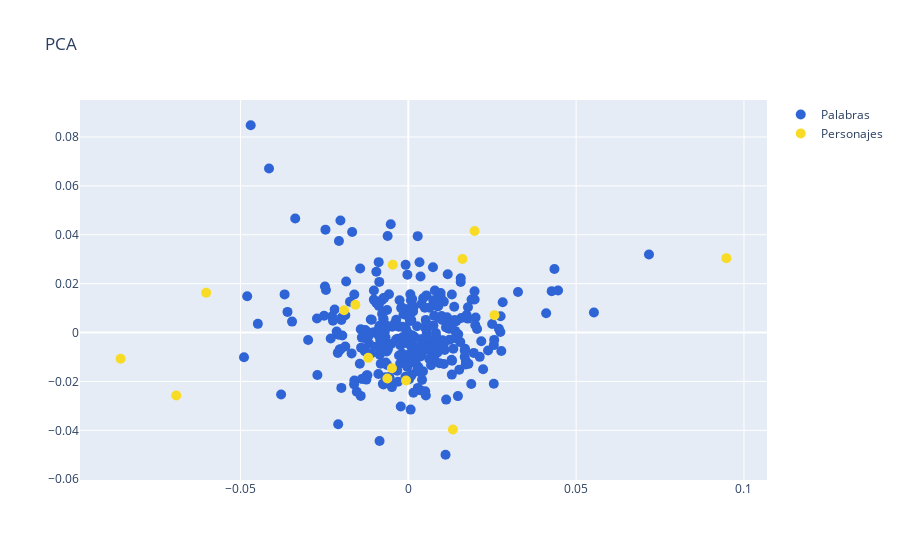

The cell this chart's notebook holds for it:
### Code cell
pca = PCA(n_components=2)

result = pca.fit_transform(matrix)
result = pd.DataFrame(result)
result.columns = ['X', 'Y']
result['Palabra'] = matrix.index.values
personajes = pre_procesado(data.Personaje.str.cat(sep=" "))
result['Color'] = result['Palabra'].apply(lambda val: "#f8db27" if val in personajes else "#2f64d6")


trace_palabras = go.Scatter(x=result[result['Color']=='#2f64d6']['X'].values,
                               y=result[result['Color']=='#2f64d6']['Y'].values,
                               text=result[result['Color']=='#2f64d6']['Palabra'].values,
                               mode='markers',
                               marker={'color': result[result['Color']=='#2f64d6']['Color'].values, 'size':10},
                               name='Palabras') 

trace_personajes = go.Scatter(x=result[result['Color']=='#f8db27']['X'].values,
                               y=result[result['Color']=='#f8db27']['Y'].values,
                               text=result[result['Color']=='#f8db27']['Palabra'].values,
                               mode='markers',
                               marker={'color': result[result['Color']=='#f8db27']['Color'].values, 'size':10},
                               name='Personajes') 

layout = go.Layout(title="PCA")

fig = go.Figure(data=[trace_palabras,trace_personajes], layout=layout)
iplot(fig)

### Figure 1 — Plotly figure (JSON) as saved in the notebook; plotly's stock layout.template omitted (floating-point values rounded to 4 significant figures; data arrays with more than 128 entries replaced by an {"elided": "..."} marker saying what was removed)
{"data": [{"marker": {"color": {"elided": "322 str values"}, "size": 10}, "mode": "markers", "name": "Palabras", "text": {"elided": "322 str values"}, "type": "scatter", "x": {"elided": "322 float values"}, "y": {"elided": "322 float values"}}, {"marker": {"color": ["#f8db27", "#f8db27", "#f8db27", "#f8db27", "#f8db27", "#f8db27", "#f8db27", "#f8db27", "#f8db27", "#f8db27", "#f8db27", "#f8db27", "#f8db27", "#f8db27", "#f8db27"], "size": 10}, "mode": "markers", "name": "Personajes", "text": ["homer", "bart", "marge", "burns", "krusty", "lisa", "skinner", "lenny", "carl", "smithers", "maggie", "flanders", "milhouse", "abraham", "tony"], "type": "scatter", "x": [-0.01915, 0.01614, -0.006244, -0.004875, 0.09477, 0.01974, -0.01577, -0.06915, -0.08573, 0.01327, 0.02567, -0.0006808, -0.004634, -0.01194, -0.06023], "y": [0.00912, 0.03012, -0.01877, -0.01463, 0.03044, 0.04156, 0.01141, -0.02574, -0.01071, -0.03969, 0.007117, -0.01958, 0.02777, -0.01035, 0.01631]}], "layout": {"title": {"text": "PCA"}}}
